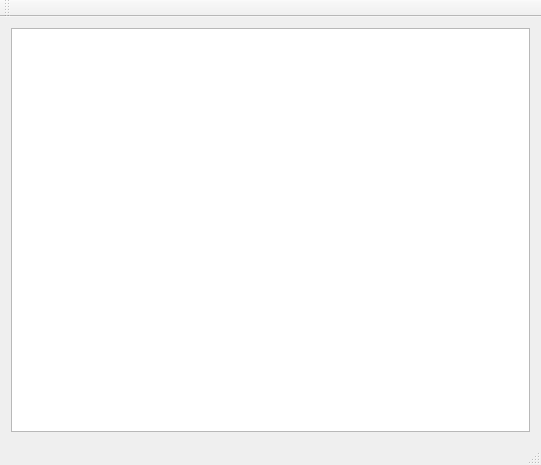
<?xml version="1.0" encoding="UTF-8"?>
<ui version="4.0">
 <class>MainWindow</class>
 <widget class="QMainWindow" name="MainWindow">
  <property name="geometry">
   <rect>
    <x>0</x>
    <y>0</y>
    <width>541</width>
    <height>465</height>
   </rect>
  </property>
  <property name="windowTitle">
   <string>atlantik</string>
  </property>
  <widget class="QWidget" name="centralWidget">
   <layout class="QVBoxLayout" name="verticalLayout">
    <item>
     <widget class="PDF" name="monPDF"/>
    </item>
   </layout>
  </widget>
  <widget class="QMenuBar" name="menuBar">
   <property name="geometry">
    <rect>
     <x>0</x>
     <y>0</y>
     <width>541</width>
     <height>25</height>
    </rect>
   </property>
  </widget>
  <widget class="QToolBar" name="mainToolBar">
   <attribute name="toolBarArea">
    <enum>TopToolBarArea</enum>
   </attribute>
   <attribute name="toolBarBreak">
    <bool>false</bool>
   </attribute>
  </widget>
  <widget class="QStatusBar" name="statusBar"/>
 </widget>
 <layoutdefault spacing="6" margin="11"/>
 <customwidgets>
  <customwidget>
   <class>PDF</class>
   <extends>QTextBrowser</extends>
   <header>pdf.h</header>
  </customwidget>
 </customwidgets>
 <resources/>
 <connections/>
</ui>
